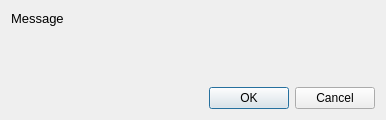
<?xml version="1.0" encoding="UTF-8"?>
<ui version="4.0">
 <class>Dialog</class>
 <widget class="QDialog" name="Dialog">
  <property name="geometry">
   <rect>
    <x>0</x>
    <y>0</y>
    <width>386</width>
    <height>120</height>
   </rect>
  </property>
  <property name="sizePolicy">
   <sizepolicy hsizetype="Preferred" vsizetype="Preferred">
    <horstretch>0</horstretch>
    <verstretch>0</verstretch>
   </sizepolicy>
  </property>
  <property name="windowTitle">
   <string>Dialog</string>
  </property>
  <layout class="QVBoxLayout" name="verticalLayout">
   <item>
    <widget class="QLabel" name="dialog_msg">
     <property name="font">
      <font>
       <pointsize>10</pointsize>
      </font>
     </property>
     <property name="text">
      <string>Message</string>
     </property>
     <property name="alignment">
      <set>Qt::AlignLeading|Qt::AlignLeft|Qt::AlignTop</set>
     </property>
    </widget>
   </item>
   <item>
    <widget class="QDialogButtonBox" name="buttonBox">
     <property name="orientation">
      <enum>Qt::Horizontal</enum>
     </property>
     <property name="standardButtons">
      <set>QDialogButtonBox::Cancel|QDialogButtonBox::Ok</set>
     </property>
    </widget>
   </item>
  </layout>
 </widget>
 <resources/>
 <connections>
  <connection>
   <sender>buttonBox</sender>
   <signal>accepted()</signal>
   <receiver>Dialog</receiver>
   <slot>accept()</slot>
   <hints>
    <hint type="sourcelabel">
     <x>248</x>
     <y>254</y>
    </hint>
    <hint type="destinationlabel">
     <x>157</x>
     <y>274</y>
    </hint>
   </hints>
  </connection>
  <connection>
   <sender>buttonBox</sender>
   <signal>rejected()</signal>
   <receiver>Dialog</receiver>
   <slot>reject()</slot>
   <hints>
    <hint type="sourcelabel">
     <x>316</x>
     <y>260</y>
    </hint>
    <hint type="destinationlabel">
     <x>286</x>
     <y>274</y>
    </hint>
   </hints>
  </connection>
 </connections>
</ui>
